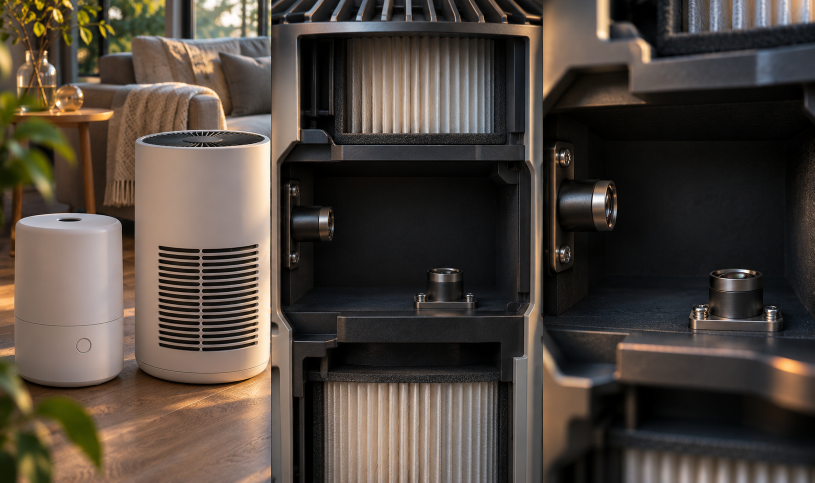
#> input picture output/humidifier-cinematic-full-v4/assets/cinematic-storyboard.png, 1629 x 965 px (shown at 1/2 size)
$ python render_helpers.py
#> lines starting #> are read from the running program, lines starting #| are printed output that depends on the picture
from PIL import Image,ImageDraw,ImageFont,ImageFilter,ImageEnhance
import numpy as np, math,json,subprocess,sys,os,time
from pathlib import Path
P=Path(__file__).resolve().parent; W,H=1080,1920;FPS=24
art=Image.open(P/'assets/cinematic-storyboard.png').convert('RGB')
#> art is the input picture: PIL image 1629x965 RGB; mean R, G, B 78, 68.4, 60.2
room=art.crop((0,0,543,965)).resize((W,H),Image.Resampling.LANCZOS)
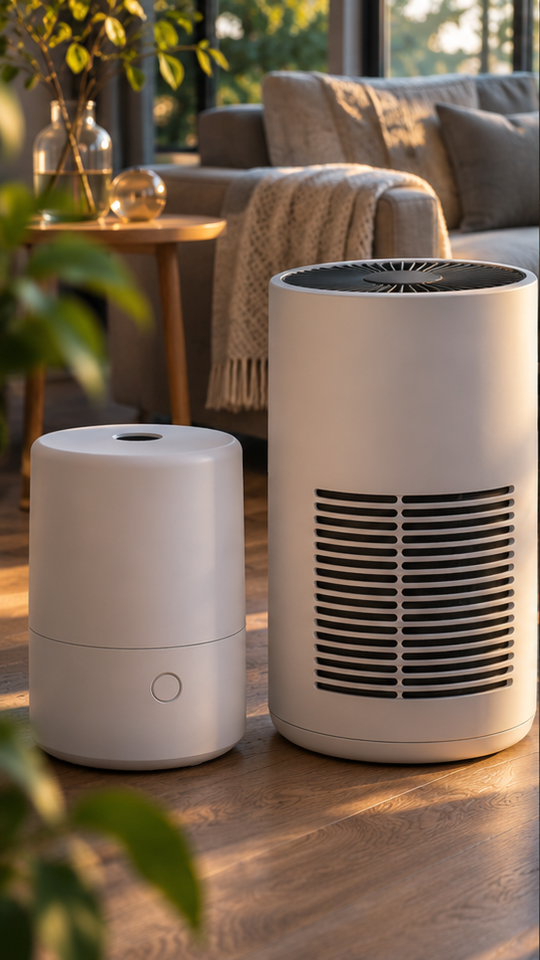
#> room: PIL image 1080x1920 RGB (shown at 1/2 size); mean R, G, B 122.6, 103.5, 84.4
sensor=art.crop((543,0,1086,965)).resize((W,H),Image.Resampling.LANCZOS)
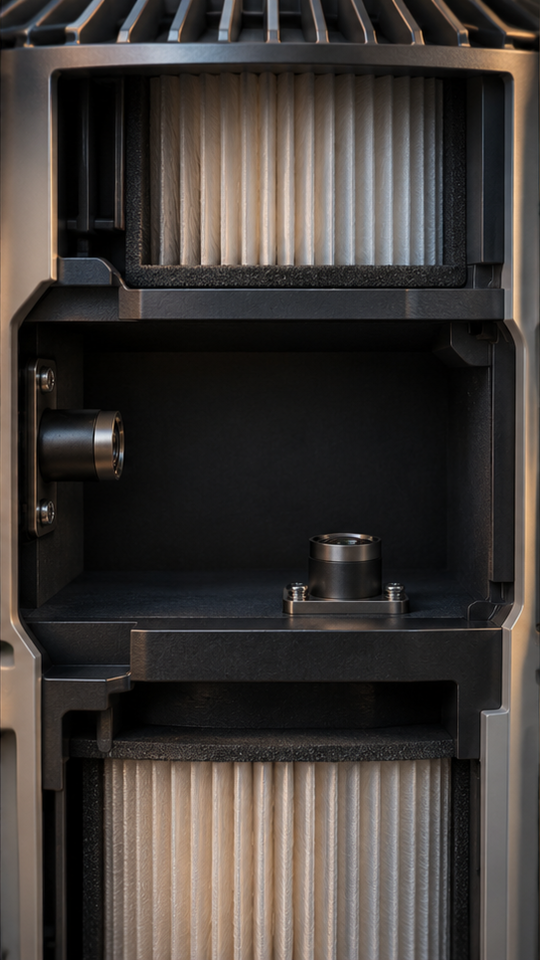
#> sensor: PIL image 1080x1920 RGB (shown at 1/2 size); mean R, G, B 65.3, 59.7, 56.1
# Photographic surfaces, matching the source's warm window and cool metal lighting.
table=room.crop((0,1520,1080,1920)).resize((W,H),Image.Resampling.LANCZOS).filter(ImageFilter.GaussianBlur(3))
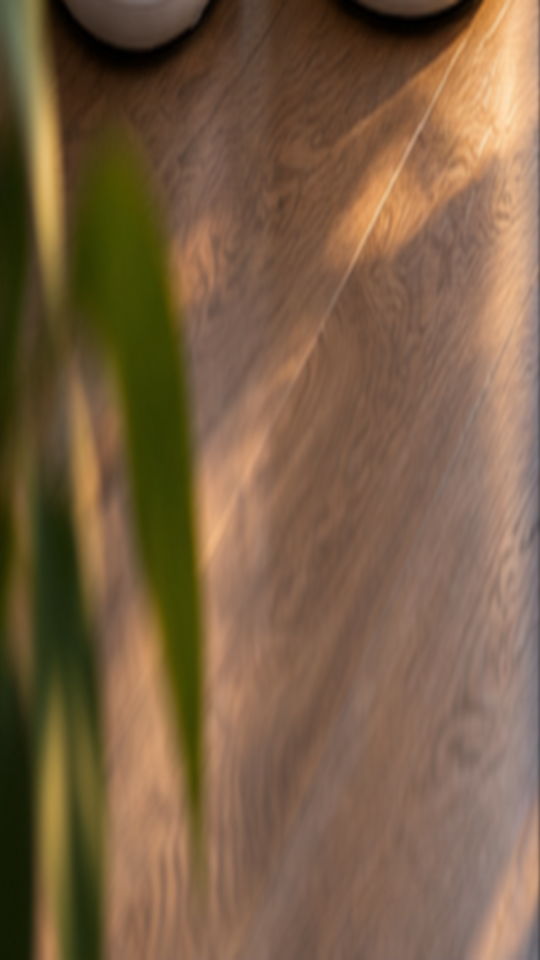
#> table: PIL image 1080x1920 RGB (shown at 1/2 size); mean R, G, B 122, 95.9, 69
macro=ImageEnhance.Brightness(room).enhance(.35).filter(ImageFilter.GaussianBlur(34))
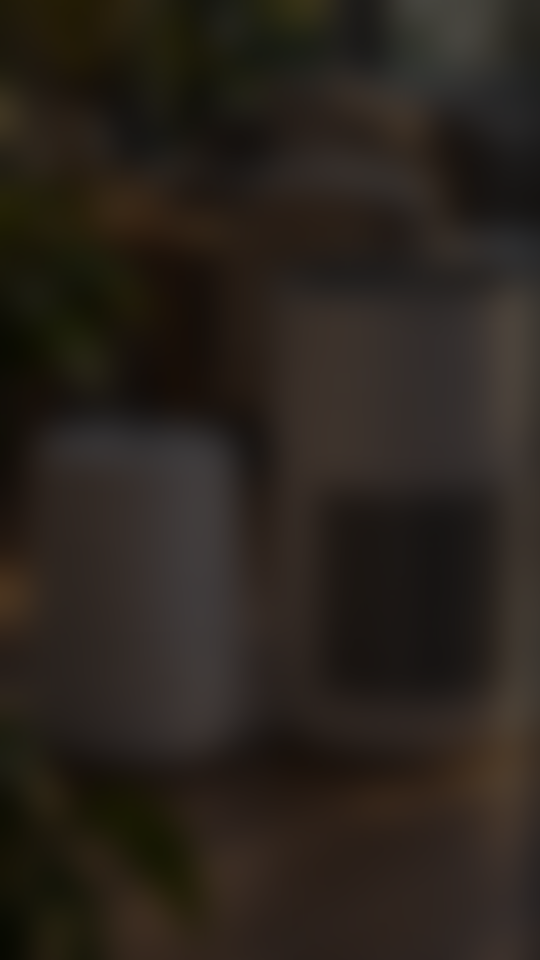
#> macro: PIL image 1080x1920 RGB (shown at 1/2 size); mean R, G, B 42, 35.4, 28.7
font='/usr/share/fonts/opentype/noto/NotoSansCJK-Bold.ttc'
fonts={n:ImageFont.truetype(font,n) for n in [24,28,34,42,48,54,64,86]}
def txt(im,s,xy,size=34,fill=(241,238,226),anchor='mm'):
 ImageDraw.Draw(im).text(xy,s,font=fonts[size],fill=fill,anchor=anchor,stroke_width=2 if size<50 else 4,stroke_fill=(16,20,23))
def glow(im,xy,r,color=(245,203,132),strength=.7):
 r=max(2,int(r));yy,xx=np.mgrid[-r:r+1,-r:r+1];alpha=np.exp(-(xx*xx+yy*yy)/(r*r*.18))*strength*220
 a=np.zeros((r*2+1,r*2+1,4),dtype=np.uint8);a[:,:,:3]=color;a[:,:,3]=alpha.astype('uint8');im.paste(Image.fromarray(a), (int(xy[0])-r,int(xy[1])-r),Image.fromarray(a[:,:,3]))
# [22 lines left out: functions light, drop, not called in this run]
def mineral(im,x,y,r=18):
 d=ImageDraw.Draw(im);pts=[(x+math.cos(k*.897)*r*(.8+.2*math.sin(k*4)),y+math.sin(k*.897)*r) for k in range(7)];d.polygon(pts,fill=(167,153,127));d.polygon([pts[0],pts[1],(x-2,y+1),pts[-1]],fill=(224,214,189));d.line([pts[2],(x,y),pts[5]],fill=(121,110,91),width=2)
# [11 lines left out: function mist, not called in this run]
def red(im,p=1):
 glow(im,(810,800),70,(235,49,26),p*.7);d=ImageDraw.Draw(im);d.rounded_rectangle((769,787,851,807),radius=9,fill=(int(70+170*p),35,22))
# [82 lines left out: functions field, optical, water_surface, frame, not called in this run]

def main():
 timeline=json.load(open(P/'timeline.json'));mode=sys.argv[1] if len(sys.argv)>1 else 'full'
#> (reads output/humidifier-cinematic-full-v4/timeline.json from the repository)
 if mode=='stills':
  for i in [0,3,4,7,9,14,17,18,22,25]:
   row=timeline[i];frame(i,1.9,.55,row['captions'][0]['text']).save(P/f'review/scene_{i:02}.jpg',quality=92)
  return
 if mode.startswith('scene:'):
  chosen=[timeline[int(mode.split(':')[1])]];output=P/f'scene_{chosen[0]["index"]:02d}.mp4'
 elif mode=='test':chosen=[timeline[9]];output=P/'sensor_test.mp4'
 else:chosen=timeline;output=P/'video_silent.mp4'
 cmd=['ffmpeg','-y','-loglevel','error','-f','rawvideo','-vcodec','rawvideo','-pix_fmt','rgb24','-s',f'{W}x{H}','-r',str(FPS),'-i','-','-c:v','libx264','-preset','fast','-crf','20','-pix_fmt','yuv420p','-movflags','+faststart',str(output)]
#> (the run stopped early here; a loop or call above may not have finished)
